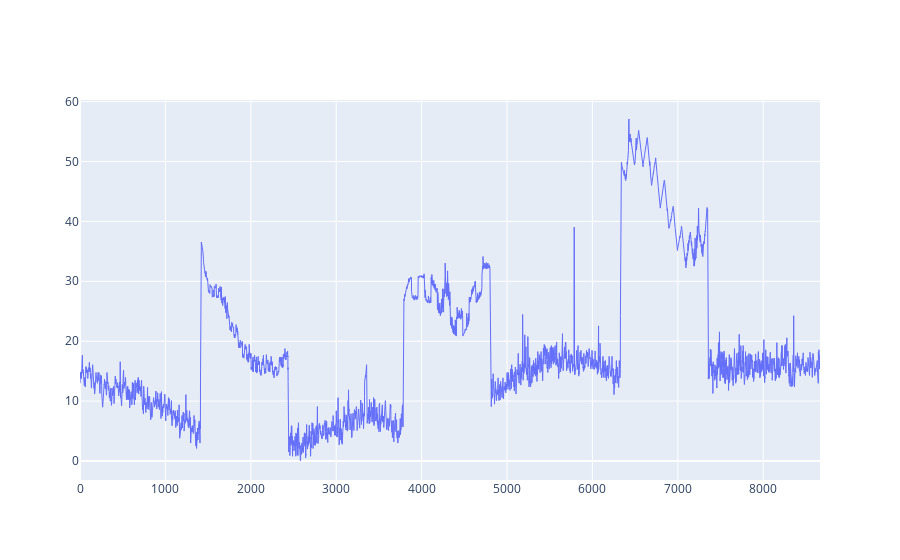

Source (notebook cell):
### Code cell
import numpy as np
from scipy.signal import butter,sosfiltfilt
import plotly.graph_objects as go

#sample_rate = (len(df)/2)/max(df.Chainage)

sample_period = max(df.Chainage)
sample_rate = 8000
n = len(df) # total number of samples
nyq = 0.5 * sample_rate
cutoff=1
order=6 # started at 2
data = df.adjusted_Tex

def butter_filter(data, cutoff, fs, order):
    normal_cutoff = cutoff / nyq
    # Get the filter coefficients 
    sos = butter(order, normal_cutoff, btype='highpass', analog=True, output='sos')
    y = sosfiltfilt(sos, data)
    return y

# Filter the data, and plot both the original and filtered signals.
filtered_y = butter_filter(data, cutoff, sample_rate, order)
fig = go.Figure()
# fig.add_trace(go.Scatter(
#             y = data,
#             line =  dict(shape =  'spline' ),
#             name = 'signal with noise'
#             ))
fig.add_trace(go.Scatter(
            y = filtered_y,
            line =  dict(shape =  'linear',
                         width=1 ),
            name = 'filtered signal'
            ))
fig.show()

### Figure 1 — Plotly figure (JSON) as saved in the notebook; plotly's stock layout.template omitted (floating-point values rounded to 4 significant figures; data arrays with more than 128 entries replaced by an {"elided": "..."} marker saying what was removed)
{"data": [{"line": {"shape": "linear", "width": 1}, "name": "filtered signal", "type": "scatter", "y": {"elided": "8666 float values"}}], "layout": {}}
